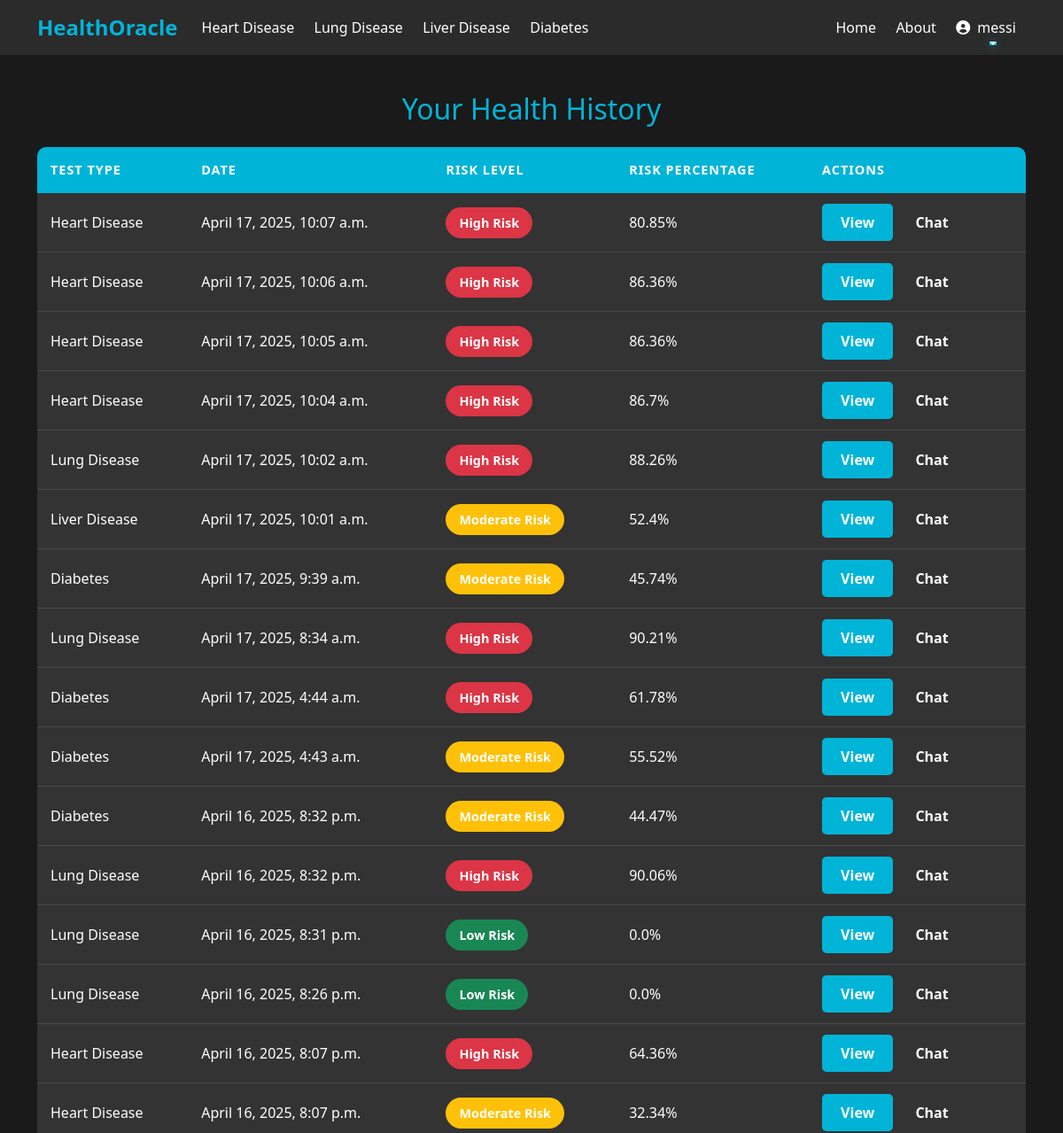
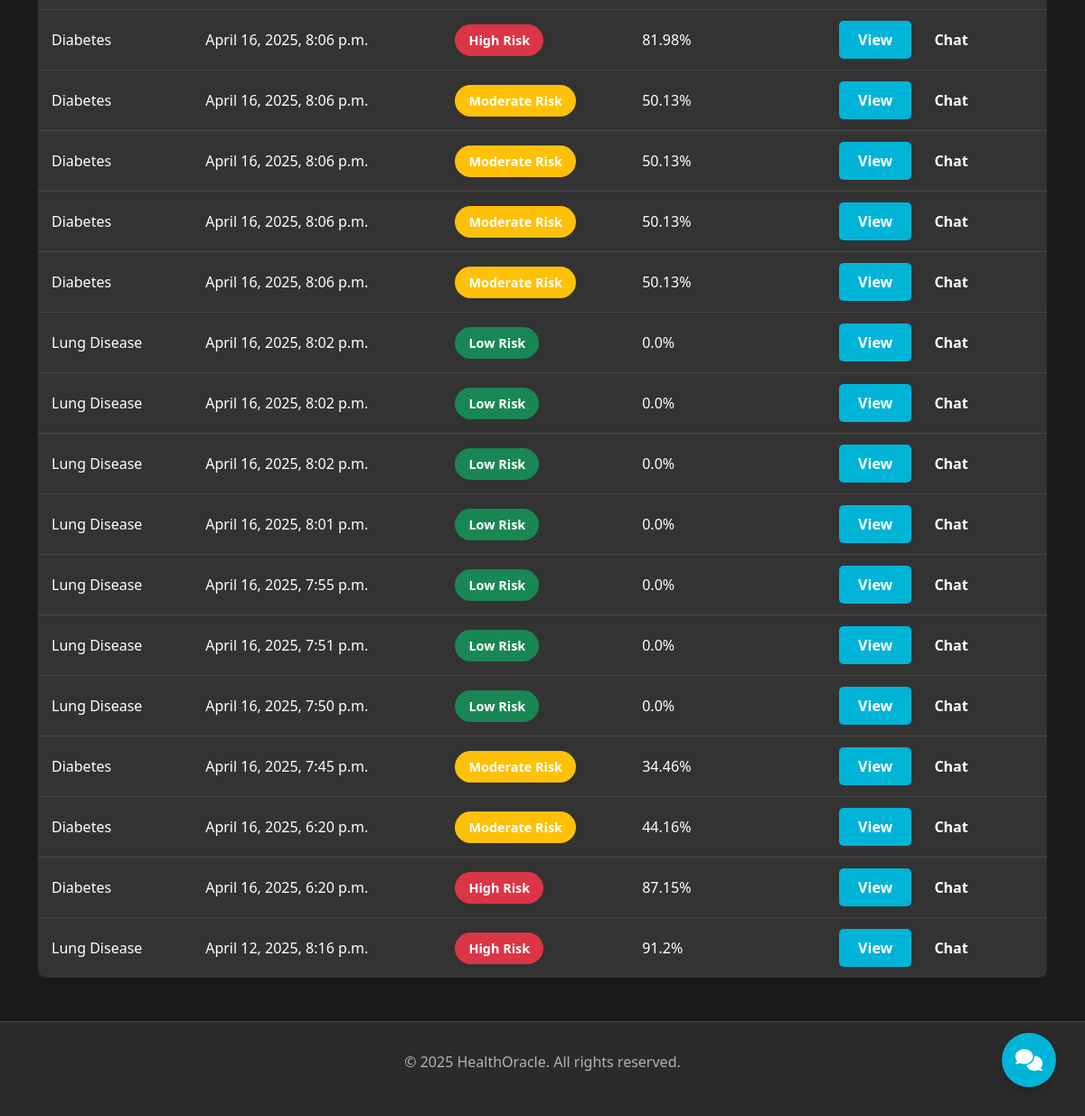
/history/ (signed in), run on the app's committed database (2 pictures, top to bottom).
### HealthOracle/models.py (models this page shows, shortened)
class PredictionHistory(models.Model):
    TEST_TYPES = (
        ('heart', 'Heart Disease'),
        ('lung', 'Lung Disease'),
        ('liver', 'Liver Disease'),
        ('diabetes', 'Diabetes'),
    )
    user = models.ForeignKey(User, on_delete=models.CASCADE)
    test_type = models.CharField(max_length=20, choices=TEST_TYPES)
    risk_percentage = models.FloatField()
    category = models.CharField(max_length=20)
    advice = models.TextField()
    input_data = models.JSONField()
    date_created = models.DateTimeField(auto_now_add=True)
    class Meta:
        ordering = ['-date_created']

### users/views.py (the view)
# urls.py: path('history/', user_views.patient_history, name='history'),
@login_required
def patient_history(request):
    prediction_history = PredictionHistory.objects.filter(user=request.user)
    print(f"Found {prediction_history.count()} predictions for user {request.user.username}")
    return render(request, 'users/history.html', {'prediction_history': prediction_history})

### templates/users/history.html (shortened to what this page needs)
{% extends 'base.html' %}
{% block content %}
<div class="container mt-5">
    <h2 class="text-center mb-4" style="color: var(--accent-color); text-shadow: 1px 1px 2px rgba(0,0,0,0.2);">Your Health History</h2>
    {% if prediction_history %}
        <div class="table-responsive">
            <table class="history-table">
                <thead>
                    <tr>
                        <th>Test Type</th>
                        <th>Date</th>
                        <th>Risk Level</th>
                        <th>Risk Percentage</th>
                        <th>Actions</th>
                    </tr>
                </thead>
                <tbody>
                    {% for prediction in prediction_history %}
                    <tr>
                        <td>{{ prediction.get_test_type_display }}</td>
                        <td>{{ prediction.date_created|date:"F d, Y, g:i a" }}</td>
                        <td>
                            <span class="history-badge {% if prediction.category == 'High Risk' %}bg-danger{% elif prediction.category == 'Moderate Risk' %}bg-warning{% else %}bg-success{% endif %}">
                                {{ prediction.category }}
                            </span>
                        </td>
                        <td>{{ prediction.risk_percentage }}%</td>
                        <td>
                            <a href="{% url 'prediction_detail' prediction.id %}" class="btn history-btn history-btn-view">View</a>
                            <button onclick="setSelectedPrediction('{{ prediction.id }}'); window.location.href='/chatbot/{{ prediction.id }}/';" class="btn history-btn history-btn-suggestions">Chat</button>
                        </td>
                    </tr>
                    {% endfor %}
                </tbody>
            </table>
        </div>
    {% endif %}
</div>
{% endblock %}

### templates/base.html (shortened to what this page needs)
<!DOCTYPE html>
<html lang="en">
<head>
    <link href="https://cdn.jsdelivr.net/npm/bootstrap@5.3.0/dist/css/bootstrap.min.css" rel="stylesheet">
    <link rel="stylesheet" href="https://cdnjs.cloudflare.com/ajax/libs/animate.css/4.1.1/animate.min.css">
    <link rel="stylesheet" href="https://cdnjs.cloudflare.com/ajax/libs/font-awesome/6.0.0/css/all.min.css">
</head>
<body>
    <div id="particles-js" style="position: fixed; width: 100%; height: 100vh; top: 0; left: 0; z-index: 0; pointer-events: none;"></div>
    <nav class="navbar navbar-expand-lg navbar-dark bg-dark fixed-top">
        <div class="container">
            <a class="navbar-brand" href="/">HealthOracle</a>
            <div class="collapse navbar-collapse" id="navbarNav">
                <ul class="navbar-nav me-auto">
                    <li class="nav-item">
                        <a class="nav-link" href="{% url 'heart' %}">Heart Disease</a>
                    </li>
                    <li class="nav-item">
                        <a class="nav-link" href="{% url 'lung' %}">Lung Disease</a>
                    </li>
                    <li class="nav-item">
                        <a class="nav-link" href="{% url 'liver' %}">Liver Disease</a>
                    </li>
                    <li class="nav-item">
                        <a class="nav-link" href="{% url 'diabetes' %}">Diabetes</a>
                    </li>
                </ul>
                <ul class="navbar-nav ms-auto">
                    <li class="nav-item">
                        <a class="nav-link" href="/">Home</a>
                    </li>
                    <li class="nav-item">
                        <a class="nav-link" href="/about">About</a>
                    </li>
                    {% if user.is_authenticated %}
                        <li class="nav-item dropdown">
                            <a class="nav-link dropdown-toggle" href="#" id="navbarDropdown" role="button" data-bs-toggle="dropdown" aria-expanded="false">
                                <i class="fas fa-user-circle me-1"></i> {{ user.username }}
                            </a>
                        </li>
                    {% endif %}
                </ul>
            </div>
        </div>
    </nav>
    <div style="padding-top: 56px;">{% block content %}{% endblock %}</div>
    <footer class="footer">
        <div class="container text-center">
            <p>&copy; 2025 HealthOracle. All rights reserved.</p>
        </div>
    </footer>
</body>
</html>

### templates/base.html (style rules this page uses)
:root { --primary-bg: #1a1a1a; --secondary-bg: #2d2d2d; --text-primary: #ffffff; --text-secondary: #b3b3b3; --accent-color: #00b4d8; --card-bg: #333333; --hover-color: #404040; }
body { background-color: var(--primary-bg); color: var(--text-primary); font-family: 'Segoe UI', system-ui, -apple-system, sans-serif; overflow-x: hidden; }
.navbar { background-color: rgba(45, 45, 45, 0.95) !important; }
.navbar-brand { font-size: 1.5rem; font-weight: bold; color: var(--accent-color) !important; transition: all 0.3s ease; }
.nav-link { color: var(--text-primary) !important; transition: all 0.3s ease; position: relative; padding: 0.5rem 1rem; margin: 0 0.2rem; }
.nav-link:after { content: ''; position: absolute; width: 0; height: 2px; bottom: 0; left: 0; background-color: var(--accent-color); transition: width 0.3s ease; box-shadow: 0 0 10px rgba(0, 180, 216, 0.5); }
.nav-link { transition: all 0.3s ease; position: relative; }
.nav-link::after { content: ''; position: absolute; width: 0; height: 2px; bottom: 0; left: 50%; background-color: var(--accent-color); transition: all 0.3s ease; }
.footer { background-color: rgba(45, 45, 45, 0.95); color: var(--text-secondary); padding: 2rem 0; margin-top: 3rem; border-top: 1px solid var(--hover-color); backdrop-filter: blur(10px); }

### templates/users/history.html (style rules this page uses)
.history-table { width: 100%; border-collapse: separate; border-spacing: 0; border-radius: 10px; overflow: hidden; box-shadow: 0 4px 15px rgba(0, 180, 216, 0.1); }
.history-table thead { background-color: var(--accent-color); color: white; }
.history-table th { padding: 15px; font-weight: 600; text-transform: uppercase; letter-spacing: 1px; font-size: 0.9rem; border: none; }
.history-table tbody tr { background-color: var(--card-bg); transition: all 0.3s ease; }
.history-table td { padding: 12px 15px; color: var(--text-primary); border-bottom: 1px solid rgba(255, 255, 255, 0.1); }
.history-table tr:last-child td { border-bottom: none; }
.history-badge { padding: 8px 15px; border-radius: 20px; font-weight: 600; font-size: 0.9rem; }
.history-btn { padding: 8px 20px; border-radius: 5px; font-weight: 600; transition: all 0.3s ease; }
.history-btn-view { background-color: var(--accent-color); color: white; }
.history-btn-suggestions { background-color: var(--secondary-color); color: white; }

### data on the page
PredictionHistory: test_type "Heart Disease", date_created "April 17, 2025, 10:07 a.m.", category "High Risk", risk_percentage "80.85"
PredictionHistory: test_type "Heart Disease", date_created "April 17, 2025, 10:06 a.m.", category "High Risk", risk_percentage "86.36"
PredictionHistory: test_type "Heart Disease", date_created "April 17, 2025, 10:05 a.m.", category "High Risk", risk_percentage "86.36"
PredictionHistory: test_type "Heart Disease", date_created "April 17, 2025, 10:04 a.m.", category "High Risk", risk_percentage "86.7"
PredictionHistory: test_type "Lung Disease", date_created "April 17, 2025, 10:02 a.m.", category "High Risk", risk_percentage "88.26"
PredictionHistory: test_type "Liver Disease", date_created "April 17, 2025, 10:01 a.m.", category "Moderate Risk", risk_percentage "52.4"
PredictionHistory: test_type "Diabetes", date_created "April 17, 2025, 9:39 a.m.", category "Moderate Risk", risk_percentage "45.74"
PredictionHistory: test_type "Lung Disease", date_created "April 17, 2025, 8:34 a.m.", category "High Risk", risk_percentage "90.21"
PredictionHistory: test_type "Diabetes", date_created "April 17, 2025, 4:44 a.m.", category "High Risk", risk_percentage "61.78"
PredictionHistory: test_type "Diabetes", date_created "April 17, 2025, 4:43 a.m.", category "Moderate Risk", risk_percentage "55.52"
PredictionHistory: test_type "Diabetes", date_created "April 16, 2025, 8:32 p.m.", category "Moderate Risk", risk_percentage "44.47"
PredictionHistory: test_type "Lung Disease", date_created "April 16, 2025, 8:32 p.m.", category "High Risk", risk_percentage "90.06"
PredictionHistory: test_type "Lung Disease", date_created "April 16, 2025, 8:31 p.m.", category "Low Risk", risk_percentage "0.0"
PredictionHistory: test_type "Lung Disease", date_created "April 16, 2025, 8:26 p.m.", category "Low Risk", risk_percentage "0.0"
PredictionHistory: test_type "Heart Disease", date_created "April 16, 2025, 8:07 p.m.", category "High Risk", risk_percentage "64.36"
PredictionHistory: test_type "Heart Disease", date_created "April 16, 2025, 8:07 p.m.", category "Moderate Risk", risk_percentage "32.34"
PredictionHistory: test_type "Diabetes", date_created "April 16, 2025, 8:06 p.m.", category "High Risk", risk_percentage "81.98"
PredictionHistory: test_type "Diabetes", date_created "April 16, 2025, 8:06 p.m.", category "Moderate Risk", risk_percentage "50.13"
PredictionHistory: test_type "Diabetes", date_created "April 16, 2025, 8:06 p.m.", category "Moderate Risk", risk_percentage "50.13"
PredictionHistory: test_type "Diabetes", date_created "April 16, 2025, 8:06 p.m.", category "Moderate Risk", risk_percentage "50.13"
PredictionHistory: test_type "Diabetes", date_created "April 16, 2025, 8:06 p.m.", category "Moderate Risk", risk_percentage "50.13"
PredictionHistory: test_type "Lung Disease", date_created "April 16, 2025, 8:02 p.m.", category "Low Risk", risk_percentage "0.0"
PredictionHistory: test_type "Lung Disease", date_created "April 16, 2025, 8:02 p.m.", category "Low Risk", risk_percentage "0.0"
PredictionHistory: test_type "Lung Disease", date_created "April 16, 2025, 8:02 p.m.", category "Low Risk", risk_percentage "0.0"
PredictionHistory: test_type "Lung Disease", date_created "April 16, 2025, 8:01 p.m.", category "Low Risk", risk_percentage "0.0"
PredictionHistory: test_type "Lung Disease", date_created "April 16, 2025, 7:55 p.m.", category "Low Risk", risk_percentage "0.0"
PredictionHistory: test_type "Lung Disease", date_created "April 16, 2025, 7:51 p.m.", category "Low Risk", risk_percentage "0.0"
PredictionHistory: test_type "Lung Disease", date_created "April 16, 2025, 7:50 p.m.", category "Low Risk", risk_percentage "0.0"
PredictionHistory: test_type "Diabetes", date_created "April 16, 2025, 7:45 p.m.", category "Moderate Risk", risk_percentage "34.46"
PredictionHistory: test_type "Diabetes", date_created "April 16, 2025, 6:20 p.m.", category "Moderate Risk", risk_percentage "44.16"
PredictionHistory: test_type "Diabetes", date_created "April 16, 2025, 6:20 p.m.", category "High Risk", risk_percentage "87.15"
PredictionHistory: test_type "Lung Disease", date_created "April 12, 2025, 8:16 p.m.", category "High Risk", risk_percentage "91.2"

### other printed values
{{ user.username }} "messi"
